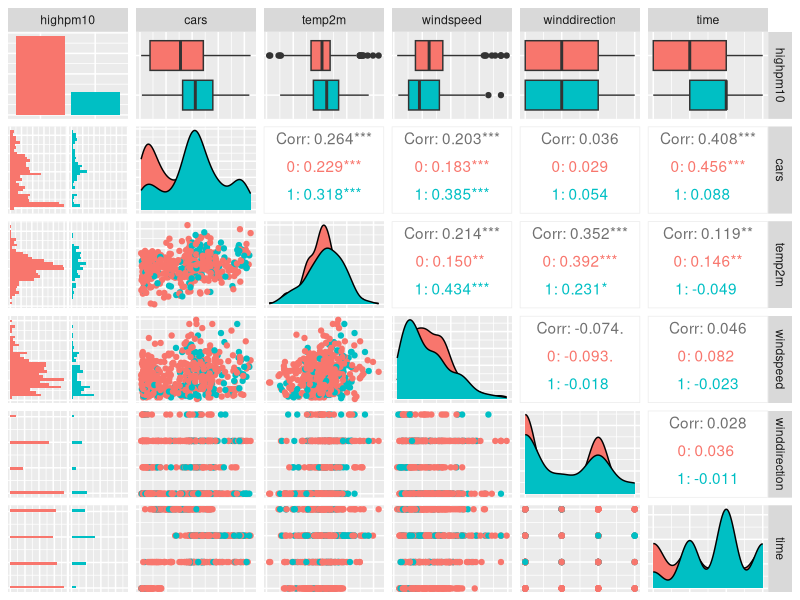
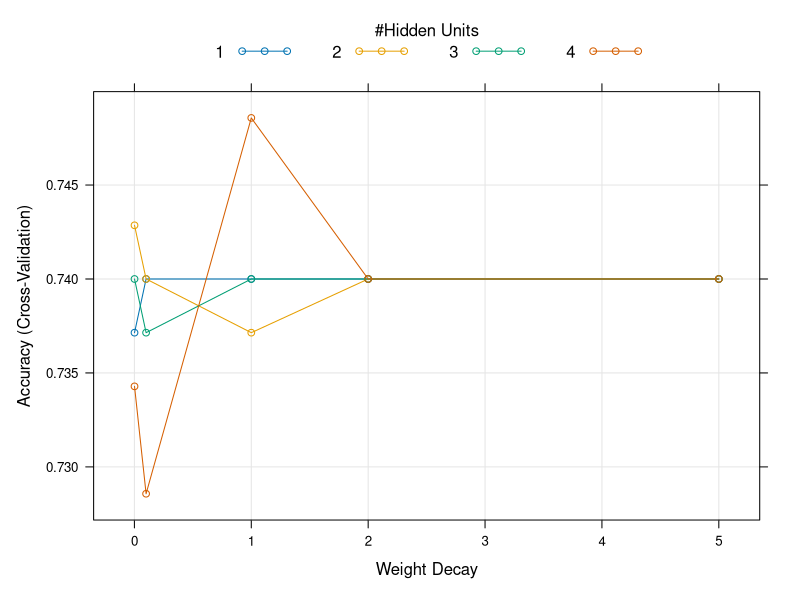
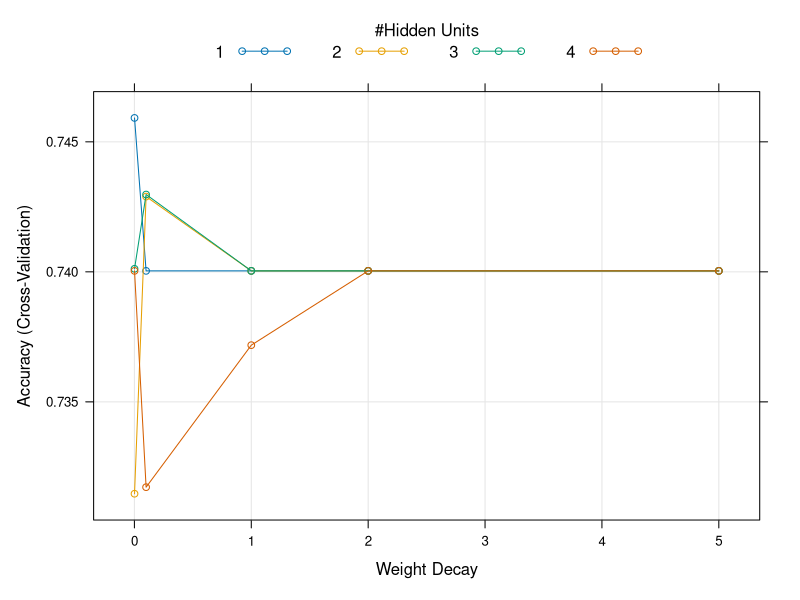

Reproduce these figures in R, in order.
library("caret")
library("GGally")

#Ejercicio 2

#Cambiar el directorio actual
setwd("/home/ericksav22/Documentos/Maestria/GIT/Semestre 2/Reconocimiento de patrones/Proyecto/Ej2/")
#setwd("/home/e-082017-04/Documents/Maestria/GIT/Semestre 2/Reconocimiento de patrones/Proyecto/Ej2/")

#Leer los datos
data <- as.data.frame(read.table("data.txt", header = TRUE))
#Indicar la columna 1 como factors
data[, 1] <- as.factor(data[, 1])

logit <- function(x){
  return(1 / (1 + exp(-x)))
}

#Hacer un pairsplot de los datos para visualizar la matriz de correlación de los mismos
ggpairs(data, axisLabels = "none", aes(color = highpm10))

#Se dividen los datos en conjuntos de prueba y entrenamiento aleatoriamente
train_data_per <- 0.70
shuffled_data <- data[sample(nrow(data)),]
smp_size <- floor(train_data_per * nrow(data))
train_ind <- sample(seq_len(nrow(data)), size = smp_size)

train <- shuffled_data[train_ind, ]
test <- shuffled_data[-train_ind, ]
test_labels <- test[, 1]
test[, 1] <- NULL

t_control <- trainControl(method = "cv", number = 10)

#Modelo saturado
glm_model_1 <- train(highpm10 ~ ., data = train, method = "glm", trControl = t_control, family = "binomial")
summary(glm_model_1)
glm_pred_1 <- predict(glm_model_1, test)
confusionMatrix(glm_pred_1, test_labels)

#Modelo como lo sugiere el ejercicio
glm_model_ex <- train(highpm10 ~ time + winddirection + temp2m + cars, data = train, method = "glm", trControl = t_control, family = "binomial")
summary(glm_model_ex)
glm_pred_ex <- predict(glm_model_ex, test)
confusionMatrix(glm_pred_ex, test_labels)

#Modelo con los dos parámetros más importantes del anterior y uno adicional
glm_model_2 <- train(highpm10 ~ cars + winddirection + temp2m, data = train, method = "glm", trControl = t_control, family = "binomial")
summary(glm_model_2)
glm_pred_2 <- predict(glm_model_2, test)
confusionMatrix(glm_pred_2, test_labels)

#Modelo con los dos parámetros más importantes del primero
glm_model_3 <- train(highpm10 ~ cars + winddirection, data = train, method = "glm", trControl = t_control, family = "binomial")
summary(glm_model_3)
glm_pred_3 <- predict(glm_model_3, test)
confusionMatrix(glm_pred_3, test_labels)

#Modelo basado en correlaciones de las variables
glm_model_4 <- train(highpm10 ~ cars * time, data = train, method = "glm", trControl = t_control, family = "binomial")
summary(glm_model_4)
glm_pred_4 <- predict(glm_model_4, test)
confusionMatrix(glm_pred_4, test_labels)

glm_model_5 <- train(highpm10 ~ cars * windspeed + temp2m * winddirection, data = train, method = "glm", trControl = t_control, family = "binomial")
summary(glm_model_5)
glm_pred_5 <- predict(glm_model_5, test)
confusionMatrix(glm_pred_5, test_labels)

#-------Modelos con redes neuronales
#Modelo saturado
nnet_model_1 <- train(highpm10 ~ ., data = train, method = "nnet", trControl = t_control, tuneGrid = expand.grid(size = c(1, 2, 3, 4), decay = c(0.001, 0.1, 1.0, 2.0, 5.0)))
nnet_pred_1 <- predict(nnet_model_1, test)
plot(nnet_model_1)
confusionMatrix(nnet_pred_1, test_labels)

#Modelo con los parámetros más relevantes del modelo saturado del glm
nnet_model_2 <- train(highpm10 ~ cars + winddirection + temp2m, data = train, method = "nnet", trControl = t_control, tuneGrid = expand.grid(size = c(1, 2, 3, 4), decay = c(0.001, 0.1, 1.0, 2.0, 5.0)))
nnet_pred_2 <- predict(nnet_model_2, test)
plot(nnet_model_2)
confusionMatrix(nnet_pred_2, test_labels)

#Modelo basado en correlaciones
nnet_model_3 <- train(highpm10 ~ temp2m + winddirection + windspeed, data = train, method = "nnet", trControl = t_control, tuneGrid = expand.grid(size = c(1, 2, 3), decay = c(0.001, 0.1, 1.0, 2.0, 5.0)))
nnet_pred_3 <- predict(nnet_model_3, test)
confusionMatrix(nnet_pred_3, test_labels)